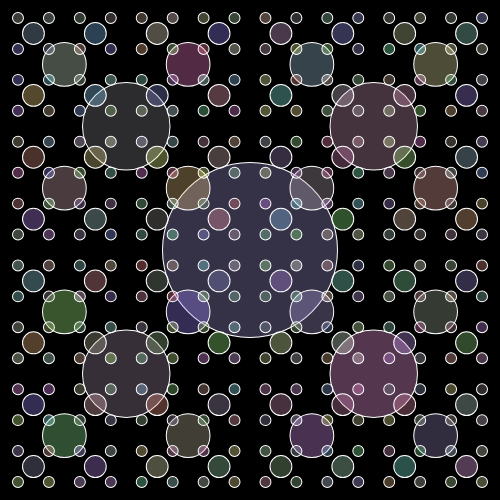
Frame 1 (no input)
Frame 60 (no input): identical to frame 1, image omitted
Frame 120 (the mouse pressed at the canvas centre since frame 60): identical to frame 1, image omitted

The p5.js sketch that drew this single still picture (run headless with seeded random() and noise() and a simulated clock; from frame 60 on, the mouse is pressed at the canvas centre):

// p5.js sketch
// ── sketch.js
function setup(){
    createCanvas(500,500);
}
let x = 0;
function draw(){
    background(0);
    randomSeed(10);
    translate(width/2, height/2);
    rotate(PI / 4.0);
    drawCircle(0,0, 350);
}

function drawCircle(x, y, d){
    
    stroke(255);
    fill(random(127,255),random(127,255),random(127,255),85);
    ellipse(x, y, d/2);
    if(d > 32){
        drawCircle(x-(d/2), y, d/2);
        drawCircle(x+(d/2), y, d/2);
        drawCircle(x, y-(d/2), d/2);
        drawCircle(x, y+(d/2), d/2);
    }
 
    
}
